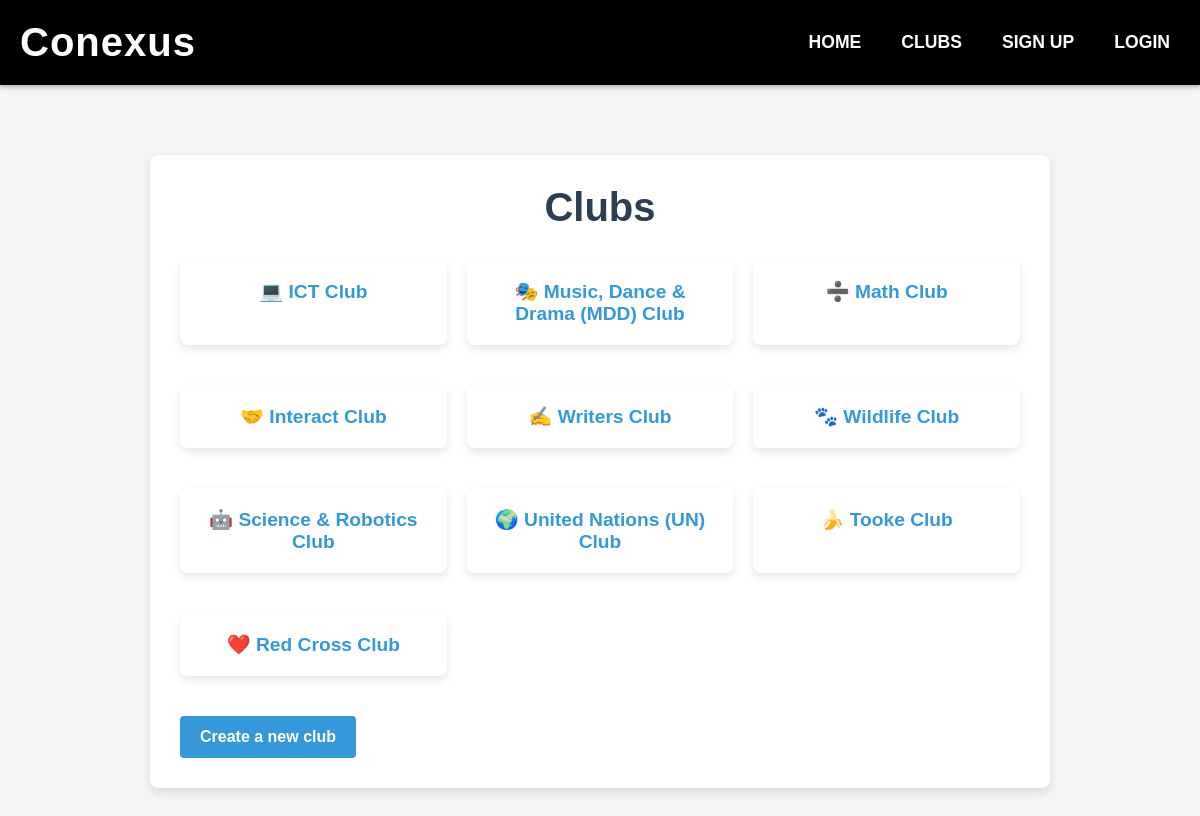
Page /clubs/ on the committed database.
### clubs/models.py (models this page shows, shortened)
class Club(models.Model):
    name = models.CharField(max_length=255)
    description = models.TextField(blank=True)
    is_approved = models.BooleanField(default=False)

### clubs/views.py (the view)
# urls.py: path('clubs/', views.club_list, name='club_list'),
def club_list(request):
    clubs = Club.objects.filter(is_approved=True)
    return render(request, 'club_list.html', {'clubs': clubs})

### clubs/templates/club_list.html
{% extends 'base.html' %}
{% block content %}
  <div id="clubs-container">
    <h1 id="clubs-title">Clubs</h1>
    <ul id="clubs-list">
      {% for club in clubs %}
        <li id="club-{{ club.pk }}">
          <a href="{% url 'club_detail' club.pk %}" class="club-link">
            {{ club.name }}
          </a>
        </li>
      {% endfor %}
    </ul>
    <p id="create-club-prompt">
      <a href="{% url 'create_club' %}" id="create-club-link">Create a new club</a>
    </p>
  </div>
{% endblock %}

### clubs/static/css/styles.css (style rules this page uses)
* { margin: 0; padding: 0; box-sizing: border-box; }
body { font-family: 'Arial', sans-serif; background-color: #f4f4f4; color: #333; }
.button, #signup-button, #add-member-btn, #create-club-link, #create-club-button { display: inline-block; padding: 12px 20px; background-color: #3498db; color: white; font-weight: bold; border-radius: 4px; text-decoration: none; text-align: center; cursor: pointer; transition: background-color 0.3s ease, transform 0.3s ease; }
.club-link { color: #2c3e50; text-decoration: none; position: relative; transition: color 0.3s ease, transform 0.3s ease; display: inline-block; font-weight: 600; }
.club-link::after { content: ''; position: absolute; left: 0; bottom: -4px; width: 100%; height: 3px; background: #e67e22; transform: scaleX(0); transform-origin: right; transition: transform 0.3s ease; border-radius: 2px; }
#clubs-container, #club-details-container { background: white; padding: 30px; margin: 30px auto; border-radius: 8px; box-shadow: 0 4px 8px rgba(0, 0, 0, 0.1); max-width: 900px; }
#clubs-title, #club-name, #members-heading { text-align: center; margin-bottom: 20px; font-size: 2.5em; color: #2c3e50; }
#members-list, #clubs-list { list-style: none; padding: 0; margin: 0; }
#members-list li, #clubs-list li { margin: 10px 0; font-size: 1.2em; text-align: center; }
#clubs-list { display: grid; grid-template-columns: repeat(auto-fill, minmax(250px, 1fr)); gap: 20px; margin-bottom: 30px; }
#clubs-list li { padding: 20px; background: white; border-radius: 8px; box-shadow: 0 4px 8px rgba(0, 0, 0, 0.1); transition: 0.3s ease; }
#clubs-list li a, #members-list li a { color: #3498db; font-weight: bold; text-decoration: none; }
h1 { color: #2c3e50; font-size: 2.5rem; margin-bottom: 20px; }

### rows in the picture
Club: name "💻 ICT Club"
Club: name "🎭 Music, Dance & Drama (MDD) Club"
Club: name "➗ Math Club"
Club: name "🤝 Interact Club"
Club: name "✍️ Writers Club"
Club: name "🐾 Wildlife Club"
Club: name "🤖 Science & Robotics Club"
Club: name "🌍 United Nations (UN) Club"
Club: name "🍌 Tooke Club"
Club: name "❤️ Red Cross Club"
